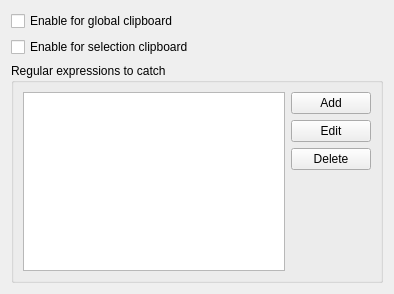
<?xml version="1.0" encoding="UTF-8"?>
<ui version="4.0">
 <class>SettingsClipboardMonitorForm</class>
 <widget class="QWidget" name="SettingsClipboardMonitorForm">
  <property name="geometry">
   <rect>
    <x>0</x>
    <y>0</y>
    <width>394</width>
    <height>294</height>
   </rect>
  </property>
  <property name="windowTitle">
   <string>Clipboard monitor</string>
  </property>
  <layout class="QGridLayout" name="gridLayout_2">
   <item row="0" column="0">
    <widget class="QCheckBox" name="checkEnableGlobal">
     <property name="text">
      <string>Enable for global clipboard</string>
     </property>
    </widget>
   </item>
   <item row="1" column="0">
    <widget class="QCheckBox" name="checkEnableSelection">
     <property name="text">
      <string>Enable for selection clipboard</string>
     </property>
    </widget>
   </item>
   <item row="2" column="0">
    <widget class="QGroupBox" name="groupBox">
     <property name="title">
      <string>Regular expressions to catch</string>
     </property>
     <layout class="QGridLayout" name="gridLayout">
      <item row="0" column="0" rowspan="4">
       <widget class="QListWidget" name="listRegexps"/>
      </item>
      <item row="0" column="1">
       <widget class="QPushButton" name="pushAdd">
        <property name="text">
         <string>Add</string>
        </property>
       </widget>
      </item>
      <item row="1" column="1">
       <widget class="QPushButton" name="pushEdit">
        <property name="text">
         <string>Edit</string>
        </property>
       </widget>
      </item>
      <item row="2" column="1">
       <widget class="QPushButton" name="pushDelete">
        <property name="text">
         <string>Delete</string>
        </property>
       </widget>
      </item>
      <item row="3" column="1">
       <spacer name="verticalSpacer">
        <property name="orientation">
         <enum>Qt::Vertical</enum>
        </property>
        <property name="sizeHint" stdset="0">
         <size>
          <width>20</width>
          <height>114</height>
         </size>
        </property>
       </spacer>
      </item>
     </layout>
    </widget>
   </item>
  </layout>
 </widget>
 <resources/>
 <connections/>
</ui>
